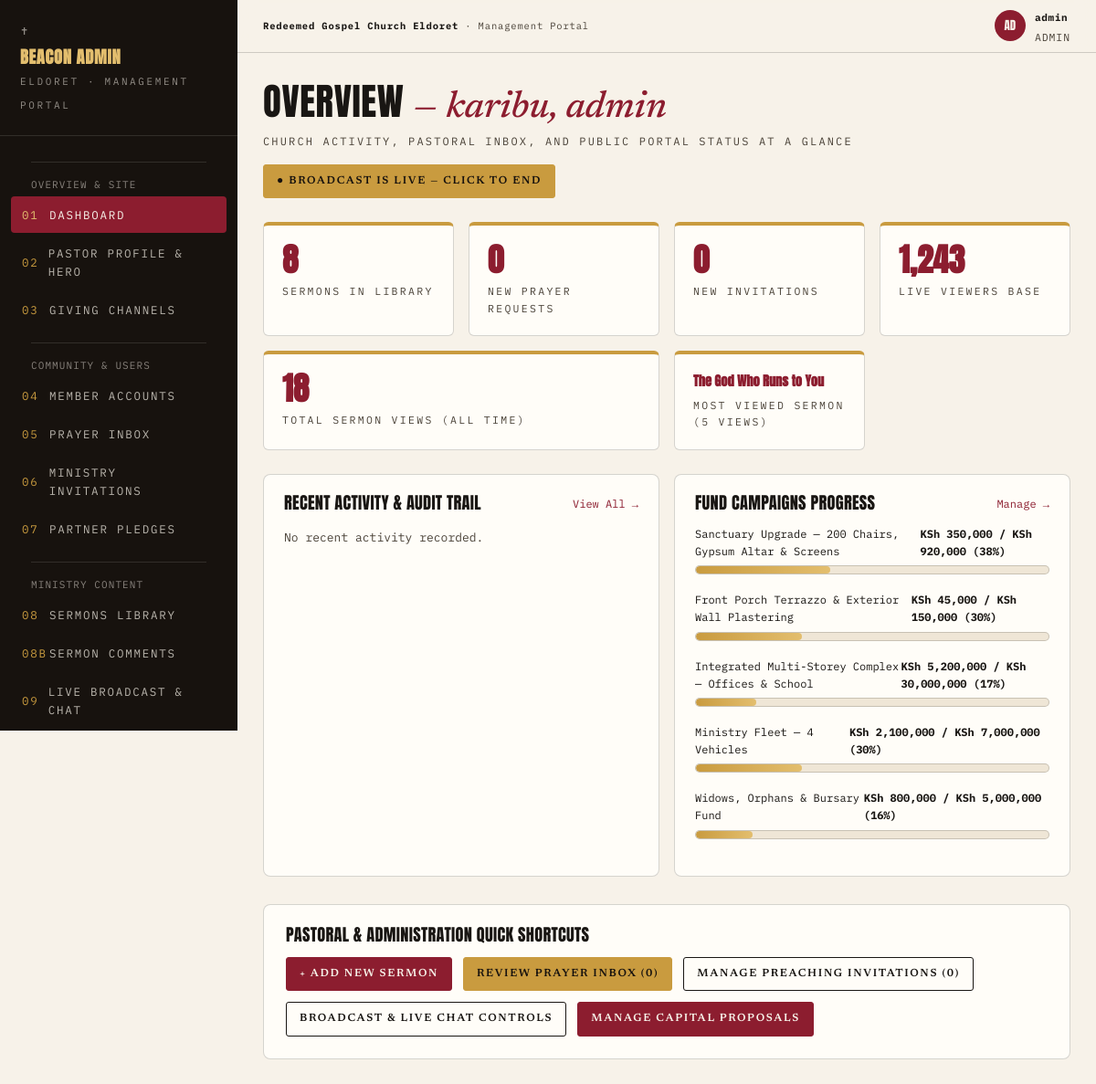
The page /admin/index.php (signed in) on the database its author committed.
### tables this page shows
CREATE TABLE IF NOT EXISTS `fund_goals` (
    `id` INT AUTO_INCREMENT PRIMARY KEY,
    `name` VARCHAR(150) NOT NULL,
    `raised_amount` DECIMAL(15,2) NOT NULL DEFAULT 0.00,
    `goal_amount` DECIMAL(15,2) NOT NULL DEFAULT 0.00,
    `note` VARCHAR(255) DEFAULT '',
    `sort_order` INT NOT NULL DEFAULT 0
);

### admin/index.php (the view, shortened to what this page needs)
<?php
require_once __DIR__ . '/includes/admin_header.php';
$totalSermons = (int)db_fetch_one("SELECT COUNT(*) as cnt FROM sermons")['cnt'];
$newPrayers = (int)db_fetch_one("SELECT COUNT(*) as cnt FROM prayer_requests WHERE status = 'new'")['cnt'];
$newInvites = (int)db_fetch_one("SELECT COUNT(*) as cnt FROM invitations WHERE status = 'new'")['cnt'];
$streamViewers = (int)get_setting('stream_viewers', '1243');
$isLive = (bool)get_setting('stream_is_live', '1');
$totalViews = (int)db_fetch_one("SELECT COUNT(*) as cnt FROM sermon_views")['cnt'];
$mostViewed = db_fetch_one("SELECT s.title, COUNT(v.id) as cnt FROM sermons s LEFT JOIN sermon_views v ON s.id = v.sermon_id GROUP BY s.id ORDER BY cnt DESC LIMIT 1");
$mostViewedTitle = $mostViewed ? esc($mostViewed['title']) : '—';
$mostViewedCount = $mostViewed ? (int)$mostViewed['cnt'] : 0;
$recentLogs = db_fetch_all("SELECT * FROM audit_logs ORDER BY id DESC LIMIT 10");
$funds = db_fetch_all("SELECT * FROM fund_goals ORDER BY sort_order ASC, id ASC");
?>
<div class="phead">
  <div>
    <h2>Overview <span class="ser">— karibu, <?= esc($adminUser['username']) ?></span></h2>
    <p>Church activity, pastoral inbox, and public portal status at a glance</p>
  </div>
  <div>
    <a href="index.php?toggle_live=1" class="btn sm <?= $isLive ? 'gold' : '' ?>">
      <?= $isLive ? '● Broadcast is LIVE — Click to End' : '○ Broadcast OFFLINE — Go Live' ?>
    </a>
  </div>
</div>
<div class="cards4">
  <div class="statcard">
    <b><?= $totalSermons ?></b>
    <small>Sermons in Library</small>
  </div>
  <div class="statcard" style="<?= $newPrayers > 0 ? 'border-top-color:var(--wine);' : '' ?>">
    <b style="<?= $newPrayers > 0 ? 'color:var(--wine);' : '' ?>"><?= $newPrayers ?></b>
    <small>New Prayer Requests</small>
  </div>
  <div class="statcard">
    <b><?= $newInvites ?></b>
    <small>New Invitations</small>
  </div>
  <div class="statcard">
    <b><?= number_format($streamViewers) ?></b>
    <small>Live Viewers Base</small>
  </div>
  <div class="statcard" style="grid-column: span 2;">
    <b><?= number_format($totalViews) ?></b>
    <small>Total Sermon Views (all time)</small>
  </div>
  <div class="statcard">
    <b style="font-size:0.9rem;line-height:1.3;"><?= $mostViewedTitle ?></b>
    <small>Most Viewed Sermon (<?= number_format($mostViewedCount) ?> views)</small>
  </div>
</div>
<div class="cards4" style="grid-template-columns: 1fr 1fr; margin-bottom: 30px;">
  <div class="tblwrap" style="padding:22px;">
    <div style="display:flex;justify-content:space-between;align-items:center;margin-bottom:14px;">
      <h4 style="font-size:1.15rem;">Recent Activity &amp; Audit Trail</h4>
      <a href="security.php" style="font-family:var(--mono);font-size:12px;color:var(--wine);">View All &rarr;</a>
    </div>
    <ul class="loglist">
      <?php if (empty($recentLogs)): ?>
        <li>No recent activity recorded.</li>
      <?php endif; ?>
    </ul>
  </div>
  <div class="tblwrap" style="padding:22px;">
    <div style="display:flex;justify-content:space-between;align-items:center;margin-bottom:14px;">
      <h4 style="font-size:1.15rem;">Fund Campaigns Progress</h4>
      <a href="programs.php" style="font-family:var(--mono);font-size:12px;color:var(--wine);">Manage &rarr;</a>
    </div>
    <?php foreach ($funds as $f):
      $pct = $f['goal_amount'] > 0 ? min(100, round(($f['raised_amount'] / $f['goal_amount']) * 100)) : 0;
    ?>
      <div style="margin-bottom:18px;">
        <div style="display:flex;justify-content:space-between;font-family:var(--mono);font-size:12px;margin-bottom:6px;">
          <span><?= esc($f['name']) ?></span>
          <b><?= format_ksh($f['raised_amount']) ?> / <?= format_compact_ksh($f['goal_amount']) ?> (<?= $pct ?>%)</b>
        </div>
        <div class="bar"><i style="width:<?= $pct ?>%"></i></div>
      </div>
    <?php endforeach; ?>
  </div>
</div>
<div class="tblwrap" style="padding:24px;">
  <h4 style="font-size:1.15rem;margin-bottom:16px;">Pastoral &amp; Administration Quick Shortcuts</h4>
  <div style="display:flex;gap:12px;flex-wrap:wrap;">
    <a href="sermons.php" class="btn sm">+ Add New Sermon</a>
    <a href="prayers.php" class="btn sm gold">Review Prayer Inbox (<?= $newPrayers ?>)</a>
    <a href="invites.php" class="btn sm ghost">Manage Preaching Invitations (<?= $newInvites ?>)</a>
    <a href="live.php" class="btn sm ghost">Broadcast &amp; Live Chat Controls</a>
    <a href="projects.php" class="btn sm">Manage Capital Proposals</a>
  </div>
</div>
<?php require_once __DIR__ . '/includes/admin_footer.php'; ?>

### config/functions.php (shortened to what this page needs)
<?php
function esc($string) {
    return htmlspecialchars((string)($string ?? ''), ENT_QUOTES, 'UTF-8');
}
function format_ksh($amount) {
    return '<span class="money" data-money="' . esc((float)($amount ?? 0)) . '" data-money-format="full">KSh ' . number_format((float)($amount ?? 0), 0) . '</span>';
}
function format_compact_ksh($amount) {
    $amount = (float)$amount;
    $value = $amount >= 1000000 ? number_format($amount / 1000000, fmod($amount / 1000000, 1) === 0.0 ? 0 : 1) . 'M' : ($amount >= 1000 ? number_format($amount / 1000, fmod($amount / 1000, 1) === 0.0 ? 0 : 1) . 'K' : number_format($amount, 0));
    return '<span class="money" data-money="' . esc($amount) . '" data-money-format="compact">KSh ' . $value . '</span>';
}
function db_fetch_all($sql, $types = "", $params = []) {
    global $db;
    $stmt = mysqli_stmt_init($db);
    if (!mysqli_stmt_prepare($stmt, $sql)) {
        error_log("DB Fetch All Prepare Failed: " . mysqli_error($db) . " Query: " . $sql);
        return [];
    }
    mysqli_stmt_execute($stmt);
    $result = mysqli_stmt_get_result($stmt);
    $rows = [];
    if ($result) {
        while ($row = mysqli_fetch_assoc($result)) {
            $rows[] = $row;
        }
    }
    return $rows;
}
function db_fetch_one($sql, $types = "", $params = []) {
    $rows = db_fetch_all($sql, $types, $params);
    return !empty($rows) ? $rows[0] : null;
}
function get_all_settings() {
    static $settings = null;
    if ($settings === null) {
        $rows = db_fetch_all("SELECT setting_key, setting_value FROM site_settings");
        $settings = [];
        foreach ($rows as $r) {
            $settings[$r['setting_key']] = $r['setting_value'];
        }
    }
    return $settings;
}
function get_setting($key, $default = '') {
    $settings = get_all_settings();
    return $settings[$key] ?? $default;
}
function auth_check() {
    return isset($_SESSION['admin_logged_in']) && $_SESSION['admin_logged_in'] === true && !empty($_SESSION['admin_id']);
}
function auth_user() {
    return [
        'id' => $_SESSION['admin_id'],
        'username' => $_SESSION['admin_username'] ?? 'admin',
        'email' => $_SESSION['admin_email'] ?? '',
        'role' => $_SESSION['admin_role'] ?? 'admin'
    ];
}

### assets/css/admin.css (style rules this page uses)
:root { --paper: #F7F2E9; --paper2: #EFE6D6; --card: #FFFDF8; --ink: #191613; --ink2: #4A4238; --warmdark: #17120E; --wine: #8C1D2F; --pine: #274D3D; --gold: #C99B3F; --gold2: #E3BE6E; --line: rgba(25, 22, 19, 0.18); --disp: "Anton", sans-serif; --ser: "Newsreader", serif; --mono: "IBM Plex Mono", monospace; }
* { margin: 0; padding: 0; box-sizing: border-box; }
body { background: var(--paper); color: var(--ink); font-family: var(--ser); font-size: 16px; line-height: 1.6; }
a { color: inherit; text-decoration: none; }
h1, h2, h3, h4 { font-family: var(--disp); font-weight: 400; text-transform: uppercase; line-height: 0.95; letter-spacing: 0.015em; }
.ser { font-family: var(--ser); font-style: italic; text-transform: none; font-weight: 500; letter-spacing: 0; }
.btn { display: inline-flex; align-items: center; gap: 8px; background: var(--wine); color: var(--paper); border: 1px solid var(--wine); font-size: 11px; letter-spacing: 0.14em; text-transform: uppercase; font-weight: 600; padding: 12px 20px; border-radius: 3px; transition: 0.25s; cursor: pointer; }
.btn.gold { background: var(--gold); border-color: var(--gold); color: var(--warmdark); }
.btn.ghost { background: transparent; color: var(--ink); border-color: var(--ink); }
.btn.sm { padding: 8px 14px; font-size: 12px; }
.phead { display: flex; align-items: flex-end; justify-content: space-between; gap: 16px; flex-wrap: wrap; margin-bottom: 26px; }
.phead h2 { font-size: clamp(1.8rem, 3.4vw, 2.6rem); }
.phead h2 .ser { color: var(--wine); }
.phead p { font-family: var(--mono); font-size: 12px; letter-spacing: 0.18em; text-transform: uppercase; color: var(--ink2); margin-top: 6px; }
.cards4 { display: grid; grid-template-columns: repeat(4, 1fr); gap: 16px; margin-bottom: 26px; }
.statcard { background: var(--card); border: 1px solid var(--line); border-top: 4px solid var(--gold); border-radius: 6px; padding: 20px; }
.statcard b { font-family: var(--disp); font-size: 2.2rem; color: var(--wine); display: block; line-height: 1; }
.statcard small { font-family: var(--mono); font-size: 11.5px; letter-spacing: 0.2em; text-transform: uppercase; color: var(--ink2); display: block; margin-top: 8px; }
.tblwrap { background: var(--card); border: 1px solid var(--line); border-radius: 8px; overflow-x: auto; }
.loglist { list-style: none; font-family: var(--mono); font-size: 13px; line-height: 2.2; color: var(--ink2); }
.bar { height: 10px; background: var(--paper2); border: 1px solid var(--line); border-radius: 99px; overflow: hidden; }
.bar i { display: block; height: 100%; background: linear-gradient(90deg, var(--gold), var(--gold2)); border-radius: 99px; }

### rows shown on the page
fund_goals: name "Sanctuary Upgrade — 200 Chairs, Gypsum Altar & Screens", pct "38"
fund_goals: name "Front Porch Terrazzo & Exterior Wall Plastering", pct "30"
fund_goals: name "Integrated Multi-Storey Complex — Offices & School", pct "17"
fund_goals: name "Ministry Fleet — 4 Vehicles", pct "30"
fund_goals: name "Widows, Orphans & Bursary Fund", pct "16"

### other values the page prints
substr($adminUser['username'], 0, 2) "AD"
$adminUser['username'] "admin"
$adminUser['role'] "ADMIN"
$totalSermons "8"
$newPrayers "0"
$newInvites "0"
$streamViewers "1,243"
$totalViews "18"
$mostViewedTitle "The God Who Runs to You"
$mostViewedCount "5"
